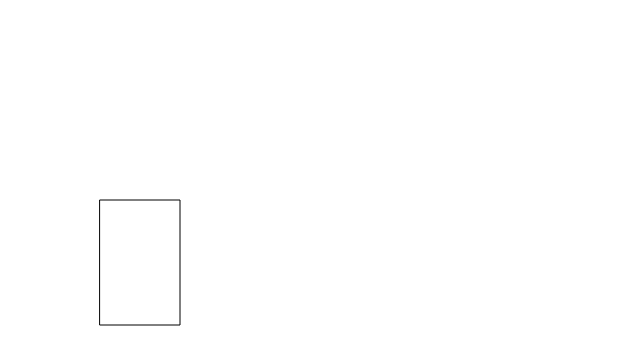
Frame 1 (no input)
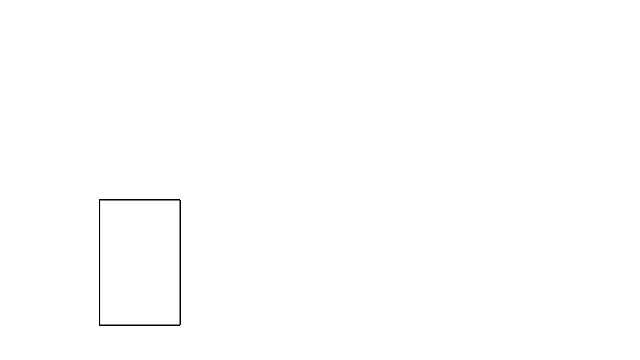
Frame 60 (no input)
Frame 120 (the mouse pressed at the canvas centre since frame 60): identical to frame 60, image omitted

The p5.js sketch that drew these frames (run headless with seeded random() and noise() and a simulated clock; from frame 60 on, the mouse is pressed at the canvas centre):

// p5.js sketch
// ── sketch.js
function setup() {
  // put setup code here
  createCanvas(640, 360);
}

function draw() {
  // put drawing code here
  rect(100, 200, 80, 125);

}
